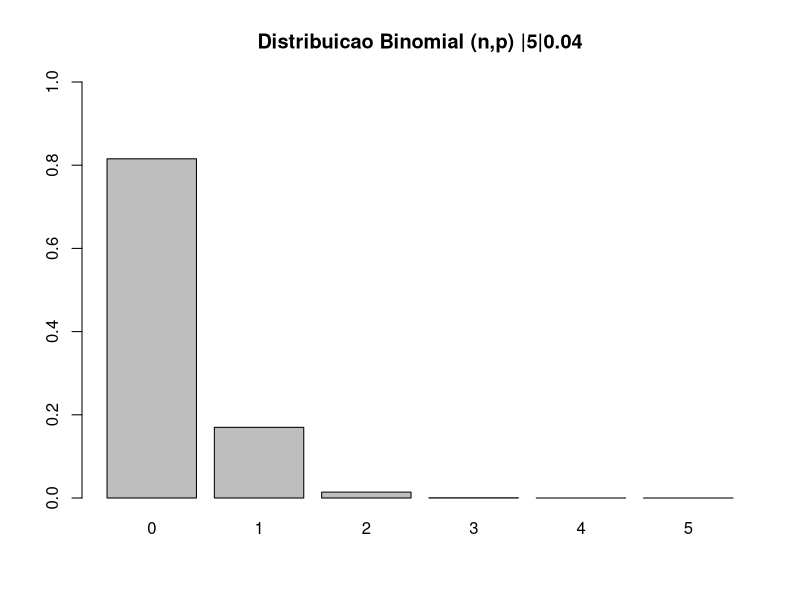
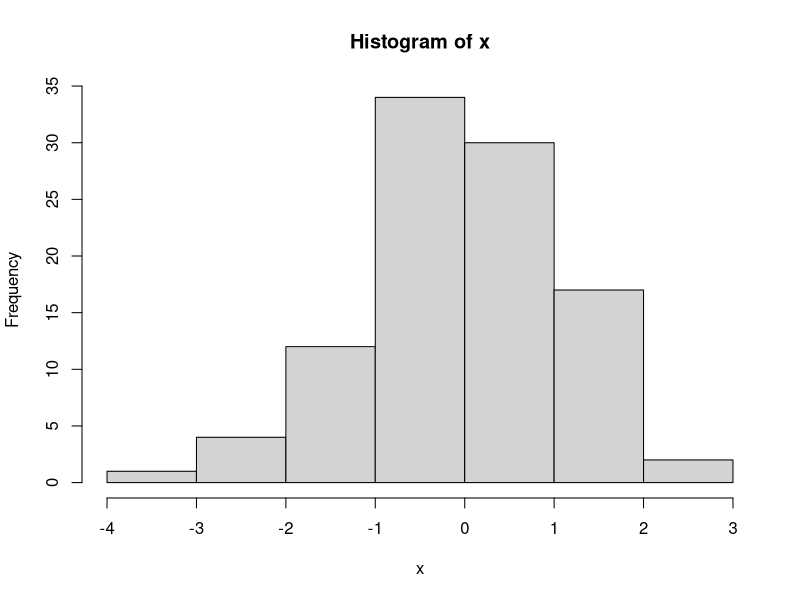
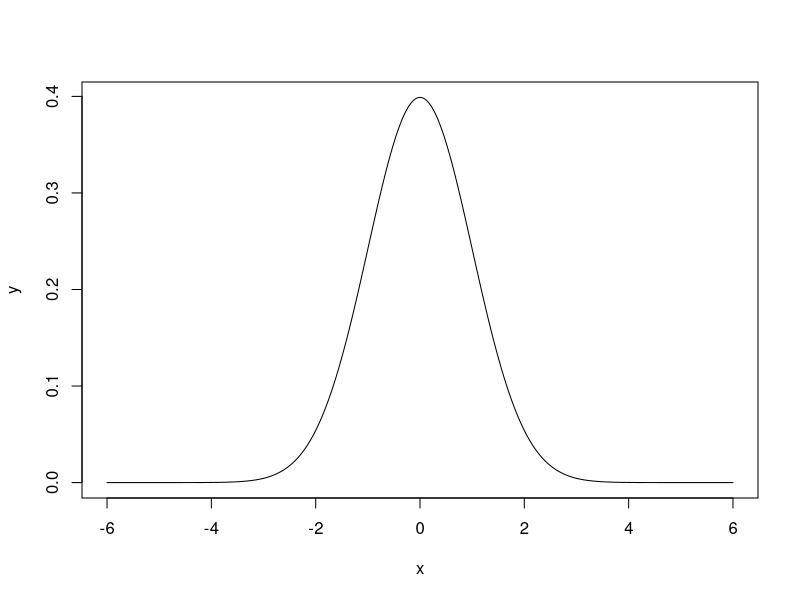
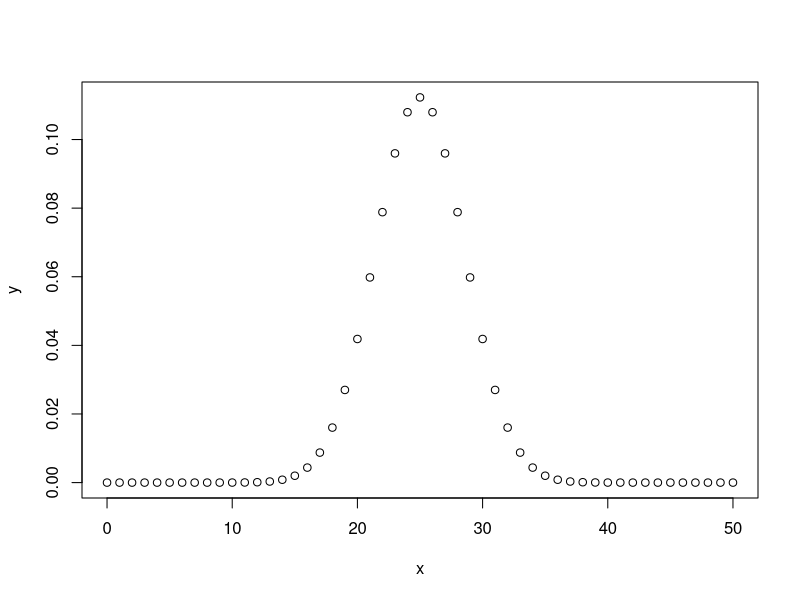

Here is the R script that generated these plots, in order:
######## Distribuicao Binomial ########

# Uma variavel aleatoria tem Distribuição Binomial quando o experimento ao 
# qual esta relacionada apresenta apenas 2 resultados: sucesso e fracasso.

# Vamos imaginar que nosso experimento seja contar quantos clientes que entram em uma loja de celulares, 
# adquirem um plano pos-pago.

# Para este experimento, temos 2 possibilidades para cada observacao: adquirir ou nao adquirir o plano.

# Como podemos ter apenas 2 resultados possiveis, este e chamado um Experimento Binomial.

# Vamos imaginar agora, que historicamente, 10% dos clientes que entram na loja, adquirem um plano pos-pago.
# Portanto, a probabilidade de sucesso (que vamos chamar de p) para cada observação e 0.10.
# E a probabilidade de falha (que vamos chamar de q) para cada observacao e 0.90. 

# Ou seja: p = 1 – q 

# p = probabilidade de sucesso
# q = probabilidade de fracasso 

# Outra caracteristica da distribuicao binomial, e que cada observacao e independente das outras. 

# Dessa forma, um Experimento Binomial consiste de um numero fixo de observacoes, 
# indicado por n e contamos o numero de sucessos, indicado por x.

# A Media de uma Distribuição Binomial, representa a media de longo prazo de sucessos esperados, 
# baseado no numero de observações.

# A Variancia de uma Distribuicao Binomial, representa a variacao que existe no numero de sucessos (p) 
# sobre um numero (n) de observações.



# Exemplo: A probabilidade de um paciente com um ataque cardiaco morrer do ataque é de 0.04 
# (ou seja, 4 de 100 morrem do ataque). Suponha que tenhamos 5 pacientes que sofrem um ataque cardiaco, 
# qual e a probabilidade de que todos sobrevivam? 

# Para este exemplo, vamos chamar um sucesso um ataque fatal (p = 0.04). 
# Temos n = 5 pacientes e queremos saber a probabilidade de que todos sobrevivam ou, em outras palavras, 
# que nenhum seja fatal (0 sucessos).

# X = Numero de sobreviventes ao ataque
# p = 0.04
# n = 5
# dbinom(X, n, p)
?dbinom
a <- dbinom(0, 5, 0.04)
print(a)

# Desenhando a distribuicao de probabilidades
graph <- function(n,p){
  x <- dbinom(0:n, size = n, prob = p)
  barplot(x,ylim=c(0,1),names.arg=0:n,
          main=sprintf(paste('Distribuicao Binomial (n,p) ',n,p,sep='|')))
}
graph(5,0.04)


# Criando o grafico de uma distribuicao binomial
x <- seq(0,50,by = 1)
y <- dbinom(x,50,0.5)
png(file = "dbinom.png")
plot(x,y)
dev.off()


######## Distribuicao Poisson ########

# A Distribuicao Poisson e muito util para calcular a probabilidade de um certo numero de eventos 
# que ocorrera em um especifico intervalo de tempo ou espaço. 

# Nos poderiamos usar este tipo de distribuição para determinar a probabilidade de 10 clientes 
# entrarem em uma loja nos proximos 30 minutos ou a probabilidade de 2 acidentes de carro ocorrerem 
# em um determinado cruzamento no proximo mes. 

# A Distribuicao Poisson e um modelo para o numero de eventos observados numa unidade de tempo ou de espaco, 
# dado que a taxa de eventos por unidade e constante e os eventos ocorrem de modo independente. 

# O unico parametro da Poisson e λ (lambda), que representa a taxa de eventos por unidade.

# Distribuição Binomial, o numero de sucessos observados e limitado ao numero de possibilidades. 
# Distribuição Poisson, o numero de resultados pode ser qualquer um.

# A Distribuicao Poisson nao conta o numero de sucessos, como na distribuição binomial.
# A Distribuicao Poisson conta o número de ocorrencias de um evento particular sobre um intervalo 
# especifico de tempo ou espaco. 


# Exemplo: Considere um processo que tem uma taxa de 0,5 defeitos por unidade. 
# Qual a probabilidade de uma unidade apresentar dois defeitos? E nenhum defeito?
?dpois
dpois(2, 0.5)
dpois(0, 0.5)


######## Distribuicao Normal ########

# A Distribuicao Normal, ou Gaussiana, e a mais importante distribuicao continua. 
# Isso por conta de varios fatores, entre eles, o teorema central do limite, o qual e um resultado essencial 
# em aplicações praticas e teoricas, pois garante que, mesmo que os dados nao sejam distribuidos segundo uma normal, 
# a media dos dados converge para uma distribuicao normal conforme o numero de dados aumenta.

# O R inclui funcionalidades para operacoes com distribuicoes de probabilidades. 
# Para cada distribuicao ha 4 operacoes basicas indicadas pelas letras:

# d: calcula a densidade de probabilidade f(x) no ponto
# p: calcula a funcao de probabilidade acumulada F(x) no ponto
# q: calcula o quantil correspondente a uma dada probabilidade
# r: retira uma amostra da distribuicao

# Para utlizar as funcoes combina-se uma das letras acima com uma abreviatura do nome da distribuicao 
# Por exemplo, para calcular probabilidades usamos: pnorm para normal, pexp para exponencial, 
# pbinom para binomial, ppois para Poisson e assim por diante.

# x <- rnorm(n, mean, sd)
# Onde n e o tamanho da amostra e mean e sd sao parametros opcionais relacionados a media e desvio padrao, 
# respectivamente.

# Distribuicao Normal
?rnorm
x <- rnorm(100)
hist(x)

# Densidade
# # Observe que o grafico gerado assemelha-se a uma Gaussiana e nao apresenta assimentria. 
# Quando o grafico da distribuicao possui tal forma, ha grandes chances de se tratar de uma distribuicao normal.
x <- seq(-6, 6, by=0.01)
y <- dnorm(x)
plot(x, y, type="l")






